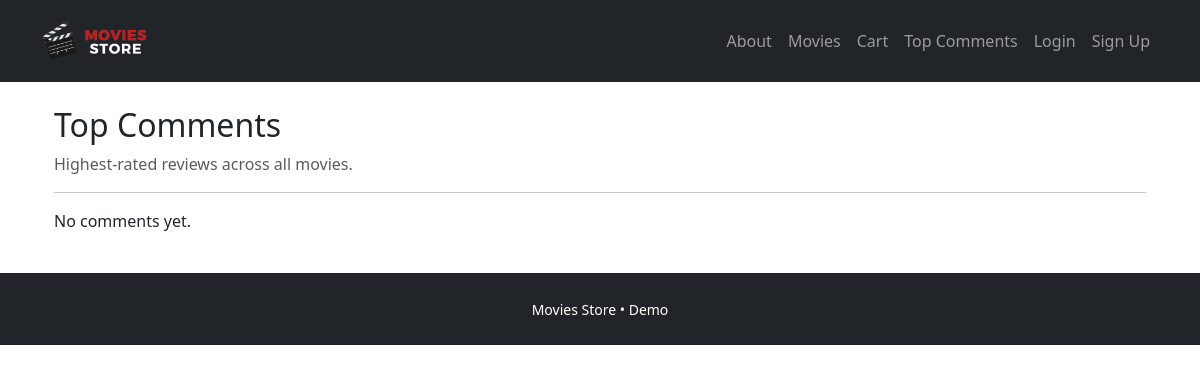
/movies/reviews/top/, run on an earlier commit of the app's database.
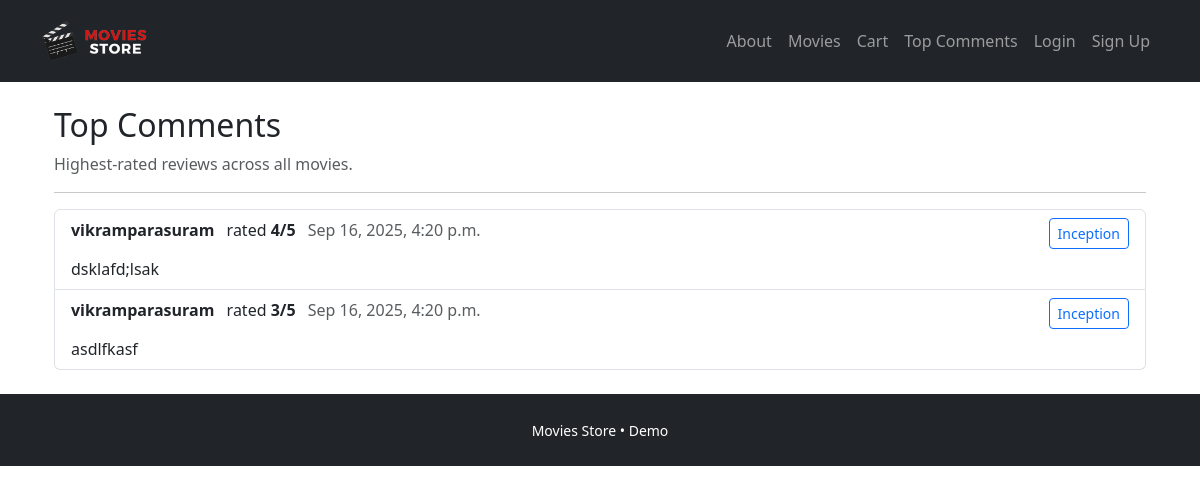
And on a later commit of the database.
### movies/models.py (models this page shows, shortened)
class Review(models.Model):
    movie = models.ForeignKey(Movie, on_delete=models.CASCADE, related_name='reviews')
    user = models.ForeignKey(User, on_delete=models.CASCADE)
    rating = models.IntegerField()
    content = models.TextField()
    created_at = models.DateTimeField(auto_now_add=True)

class Movie(models.Model):
    title = models.CharField(max_length=200)
    description = models.TextField()
    price = models.DecimalField(max_digits=6, decimal_places=2)
    image = models.ImageField(upload_to='movies/', blank=True, null=True)  # optional, matches textbook/easy migrations
    created_at = models.DateTimeField(auto_now_add=True)

### movies/views.py (the view)
# urls.py: path("reviews/top/", views.top_reviews, name="top_reviews"),
def top_reviews(request):
    reviews = (
        Review.objects
        .select_related("movie", "user")
        .order_by("-rating", "-created_at")[:50]
    )
    return render(request, "movies/top_reviews.html", {"reviews": reviews})

### templates/movies/top_reviews.html
{% extends "base.html" %}
{% block content %}
<div class="container">
  <h2>Top Comments</h2>
  <p class="text-muted">Highest-rated reviews across all movies.</p>
  <hr>
  {% if reviews %}
    <ul class="list-group">
      {% for r in reviews %}
      <li class="list-group-item">
        <div class="d-flex justify-content-between">
          <div>
            <strong>{{ r.user.username }}</strong>
            <span class="ms-2">rated <b>{{ r.rating }}/5</b></span>
            <span class="ms-2 text-muted">{{ r.created_at|date:"M j, Y, g:i a" }}</span>
          </div>
          <div>
            <a class="btn btn-sm btn-outline-primary" href="{% url 'movies:detail' r.movie.pk %}">
              {{ r.movie.title }}
            </a>
          </div>
        </div>
        <p class="mb-0 mt-2">{{ r.content|truncatechars:240 }}</p>
      </li>
      {% endfor %}
    </ul>
  {% else %}
    <p>No comments yet.</p>
  {% endif %}
</div>
{% endblock %}

### templates/base.html (shortened to what this page needs)
<!DOCTYPE html>
<html>
  {% load static %}
  <head>
    <link href="https://cdn.jsdelivr.net/npm/bootstrap@5.3.3/dist/css/bootstrap.min.css" rel="stylesheet">
    <link rel="stylesheet" href="{% static 'css/style.css' %}">
  </head>
  <body>
    <nav class="p-3 navbar navbar-dark bg-dark navbar-expand-lg">
      <div class="container">
        <a class="navbar-brand" href="{% url 'home:index' %}">
          <img src="{% static 'img/logo.png' %}" alt="logo" height="40">
        </a>
        <div class="navbar-nav ms-auto">
          <a class="nav-link" href="{% url 'home:about' %}">About</a>
          <a class="nav-link" href="{% url 'movies:list' %}">Movies</a>
          <a class="nav-link" href="{% url 'cart:detail' %}">Cart</a>
          <a class="nav-link" href="{% url 'movies:top_reviews' %}">Top Comments</a>
          {% if user.is_authenticated %}
            <a class="nav-link" href="{% url 'movies:orders' %}">My Orders</a>
            <form action="{% url 'accounts:logout' %}" method="post" class="d-inline">
              {% csrf_token %}
              <button class="nav-link btn btn-link p-0">Logout</button>
            </form>
          {% else %}
            <a class="nav-link" href="{% url 'accounts:login' %}">Login</a>
            <a class="nav-link" href="{% url 'accounts:signup' %}">Sign Up</a>
          {% endif %}
        </div>
      </div>
    </nav>
    <div class="container py-4">
      {% block content %}{% endblock content %}
    </div>
    <footer class="text-center text-muted py-4 bg-dark">
      <small class="text-white">Movies Store • Demo</small>
    </footer>
  </body>
</html>

### moviesstore/static/css/style.css (style rules this page uses)
body { font-family: system-ui, -apple-system, Segoe UI, Roboto, Arial, sans-serif; }

What changed in the data, as far as the page shows it:
added Review: user.username "vikramparasuram", rating "4", created_at "Sep 16, 2025, 4:20 p.m.", movie "Inception", content "dsklafd;lsak"
added Review: user.username "vikramparasuram", rating "3", created_at "Sep 16, 2025, 4:20 p.m.", movie "Inception", content "asdlfkasf"
Also different on the page:
text no longer shown: "No comments yet."
